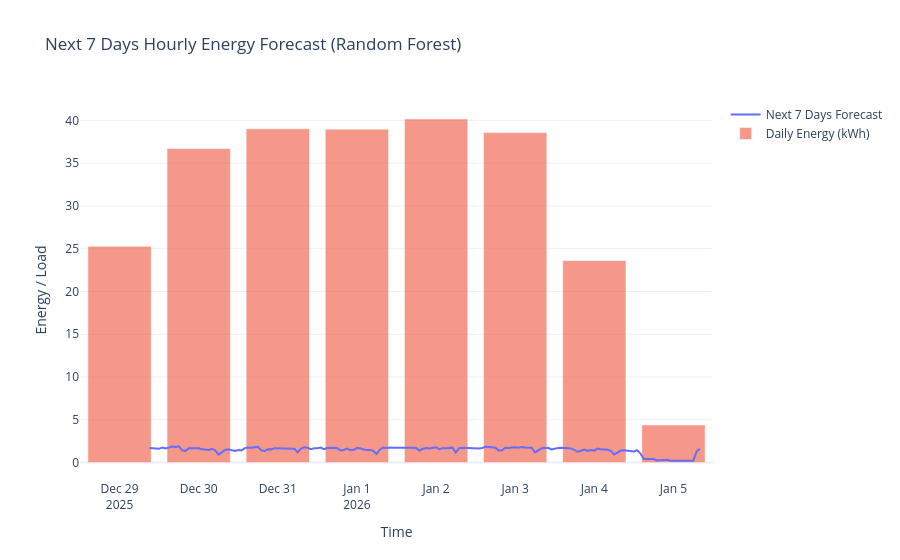

This figure's notebook cell:
### Code cell
daily_forecast = (
    forecast_df
    .resample("D")
    .sum()
)

fig.add_trace(go.Bar(
    x=daily_forecast.index,
    y=daily_forecast["Predicted"],
    name="Daily Energy (kWh)",
    opacity=0.6
))

### Figure 1 — Plotly figure (JSON) as saved in the notebook; plotly's stock layout.template omitted (floating-point values rounded to 4 significant figures; data arrays with more than 128 entries replaced by an {"elided": "..."} marker saying what was removed)
{"data": [{"line": {"width": 2}, "mode": "lines", "name": "Next 7 Days Forecast", "type": "scatter", "x": {"elided": "168 str values"}, "y": {"elided": "168 float values"}}, {"name": "Daily Energy (kWh)", "opacity": 0.6, "type": "bar", "x": ["2025-12-29T00:00:00.000000000", "2025-12-30T00:00:00.000000000", "2025-12-31T00:00:00.000000000", "2026-01-01T00:00:00.000000000", "2026-01-02T00:00:00.000000000", "2026-01-03T00:00:00.000000000", "2026-01-04T00:00:00.000000000", "2026-01-05T00:00:00.000000000"], "y": [25.29, 36.7, 39.02, 38.97, 40.16, 38.57, 23.62, 4.396]}], "layout": {"title": {"text": "Next 7 Days Hourly Energy Forecast (Random Forest)"}, "xaxis": {"title": {"text": "Time"}}, "yaxis": {"title": {"text": "Energy / Load"}}}}
